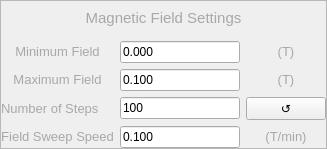
   <widget class="QFrame" name="frame">
    <property name="geometry">
     <rect>
      <x>790</x>
      <y>40</y>
      <width>327</width>
      <height>149</height>
     </rect>
    </property>
    <property name="styleSheet">
     <string notr="true">#frame{
border:1px solid rgb(168,168,168)
}</string>
    </property>
    <property name="frameShape">
     <enum>QFrame::StyledPanel</enum>
    </property>
    <property name="frameShadow">
     <enum>QFrame::Raised</enum>
    </property>
    <layout class="QVBoxLayout" name="verticalLayout">
     <property name="margin">
      <number>0</number>
     </property>
     <item>
      <layout class="QGridLayout" name="Layout_MagneticFieldSettings" rowstretch="0,0,0,0,0">
       <item row="2" column="0">
        <widget class="QLabel" name="Label_MainMagneticFieldSetting_MaximumField">
         <property name="minimumSize">
          <size>
           <width>110</width>
           <height>20</height>
          </size>
         </property>
         <property name="text">
          <string>&lt;html&gt;&lt;head/&gt;&lt;body&gt;&lt;p&gt;&lt;span style=&quot; font-size:10pt; color:#a8a8a8;&quot;&gt;Maximum Field&lt;/span&gt;&lt;/p&gt;&lt;/body&gt;&lt;/html&gt;</string>
         </property>
         <property name="alignment">
          <set>Qt::AlignCenter</set>
         </property>
        </widget>
       </item>
       <item row="4" column="2">
        <widget class="QLabel" name="label_14">
         <property name="minimumSize">
          <size>
           <width>50</width>
           <height>20</height>
          </size>
         </property>
         <property name="text">
          <string>&lt;html&gt;&lt;head/&gt;&lt;body&gt;&lt;p&gt;&lt;span style=&quot; font-size:10pt; color:#a8a8a8;&quot;&gt;(T/min)&lt;/span&gt;&lt;/p&gt;&lt;/body&gt;&lt;/html&gt;</string>
         </property>
         <property name="alignment">
          <set>Qt::AlignCenter</set>
         </property>
        </widget>
       </item>
       <item row="0" column="0" colspan="3">
        <widget class="QLabel" name="Label_MainMagneticFieldSetting">
         <property name="minimumSize">
          <size>
           <width>150</width>
           <height>20</height>
          </size>
         </property>
         <property name="text">
          <string>&lt;html&gt;&lt;head/&gt;&lt;body&gt;&lt;p&gt;&lt;span style=&quot; font-size:11pt; color:#a8a8a8;&quot;&gt;Magnetic Field Settings&lt;/span&gt;&lt;/p&gt;&lt;/body&gt;&lt;/html&gt;</string>
         </property>
         <property name="alignment">
          <set>Qt::AlignCenter</set>
         </property>
        </widget>
       </item>
       <item row="2" column="2">
        <widget class="QLabel" name="label_11">
         <property name="minimumSize">
          <size>
           <width>20</width>
           <height>20</height>
          </size>
         </property>
         <property name="text">
          <string>&lt;html&gt;&lt;head/&gt;&lt;body&gt;&lt;p&gt;&lt;span style=&quot; font-size:10pt; color:#a8a8a8;&quot;&gt;(T)&lt;/span&gt;&lt;/p&gt;&lt;/body&gt;&lt;/html&gt;</string>
         </property>
         <property name="alignment">
          <set>Qt::AlignCenter</set>
         </property>
        </widget>
       </item>
       <item row="3" column="0">
        <widget class="QLabel" name="Label_MainMagneticFieldSetting_NumberofSteps">
         <property name="minimumSize">
          <size>
           <width>110</width>
           <height>20</height>
          </size>
         </property>
         <property name="text">
          <string>&lt;html&gt;&lt;head/&gt;&lt;body&gt;&lt;p&gt;&lt;span style=&quot; font-size:10pt; color:#a8a8a8;&quot;&gt;Number of Steps&lt;/span&gt;&lt;/p&gt;&lt;/body&gt;&lt;/html&gt;</string>
         </property>
         <property name="alignment">
          <set>Qt::AlignLeading|Qt::AlignLeft|Qt::AlignVCenter</set>
         </property>
        </widget>
       </item>
       <item row="4" column="1">
        <widget class="QLineEdit" name="Lineedit_MainMagneticFieldSetting_FieldSweepSpeed">
         <property name="text">
          <string>0.100</string>
         </property>
         <property name="alignment">
          <set>Qt::AlignLeading|Qt::AlignLeft|Qt::AlignVCenter</set>
         </property>
         <property name="placeholderText">
          <string>0.0</string>
         </property>
        </widget>
       </item>
       <item row="2" column="1">
        <widget class="QLineEdit" name="Lineedit_MainMagneticFieldSetting_MaximumField">
         <property name="text">
          <string>0.100</string>
         </property>
         <property name="alignment">
          <set>Qt::AlignLeading|Qt::AlignLeft|Qt::AlignVCenter</set>
         </property>
         <property name="placeholderText">
          <string>0.0</string>
         </property>
        </widget>
       </item>
       <item row="3" column="2">
        <widget class="QPushButton" name="PushButton_MainMagneticFieldSetting_NoSmTpTSwitch">
         <property name="minimumSize">
          <size>
           <width>20</width>
           <height>20</height>
          </size>
         </property>
         <property name="focusPolicy">
          <enum>Qt::NoFocus</enum>
         </property>
         <property name="toolTip">
          <string>Toggle Field Steps/Increment</string>
         </property>
         <property name="text">
          <string>↺</string>
         </property>
        </widget>
       </item>
       <item row="4" column="0">
        <widget class="QLabel" name="Label_MainMagneticFieldSetting_FieldSweepSpeed">
         <property name="minimumSize">
          <size>
           <width>110</width>
           <height>20</height>
          </size>
         </property>
         <property name="text">
          <string>&lt;html&gt;&lt;head/&gt;&lt;body&gt;&lt;p&gt;&lt;span style=&quot; font-size:10pt; color:#a8a8a8;&quot;&gt;Field Sweep Speed&lt;/span&gt;&lt;/p&gt;&lt;/body&gt;&lt;/html&gt;</string>
         </property>
         <property name="alignment">
          <set>Qt::AlignCenter</set>
         </property>
        </widget>
       </item>
       <item row="1" column="0">
        <widget class="QLabel" name="Label_MainMagneticFieldSetting_MinimumField">
         <property name="minimumSize">
          <size>
           <width>110</width>
           <height>20</height>
          </size>
         </property>
         <property name="text">
          <string>&lt;html&gt;&lt;head/&gt;&lt;body&gt;&lt;p&gt;&lt;span style=&quot; font-size:10pt; color:#a8a8a8;&quot;&gt;Minimum Field&lt;/span&gt;&lt;/p&gt;&lt;/body&gt;&lt;/html&gt;</string>
         </property>
         <property name="alignment">
          <set>Qt::AlignCenter</set>
         </property>
        </widget>
       </item>
       <item row="3" column="1">
        <widget class="QLineEdit" name="Lineedit_MainMagneticFieldSetting_NumberofstepsandMilifieldperTesla">
         <property name="focusPolicy">
          <enum>Qt::StrongFocus</enum>
         </property>
         <property name="text">
          <string>100</string>
         </property>
         <property name="frame">
          <bool>true</bool>
         </property>
         <property name="cursorPosition">
          <number>3</number>
         </property>
         <property name="alignment">
          <set>Qt::AlignLeading|Qt::AlignLeft|Qt::AlignVCenter</set>
         </property>
         <property name="placeholderText">
          <string>0.0</string>
         </property>
        </widget>
       </item>
       <item row="1" column="2">
        <widget class="QLabel" name="label_12">
         <property name="minimumSize">
          <size>
           <width>20</width>
           <height>20</height>
          </size>
         </property>
         <property name="text">
          <string>&lt;html&gt;&lt;head/&gt;&lt;body&gt;&lt;p&gt;&lt;span style=&quot; font-size:10pt; color:#a8a8a8;&quot;&gt;(T)&lt;/span&gt;&lt;/p&gt;&lt;/body&gt;&lt;/html&gt;</string>
         </property>
         <property name="alignment">
          <set>Qt::AlignCenter</set>
         </property>
        </widget>
       </item>
       <item row="1" column="1">
        <widget class="QLineEdit" name="Lineedit_MainMagneticFieldSetting_MinimumField">
         <property name="text">
          <string>0.000</string>
         </property>
         <property name="alignment">
          <set>Qt::AlignLeading|Qt::AlignLeft|Qt::AlignVCenter</set>
         </property>
         <property name="placeholderText">
          <string>0.0</string>
         </property>
        </widget>
       </item>
      </layout>
     </item>
    </layout>
   </widget>
